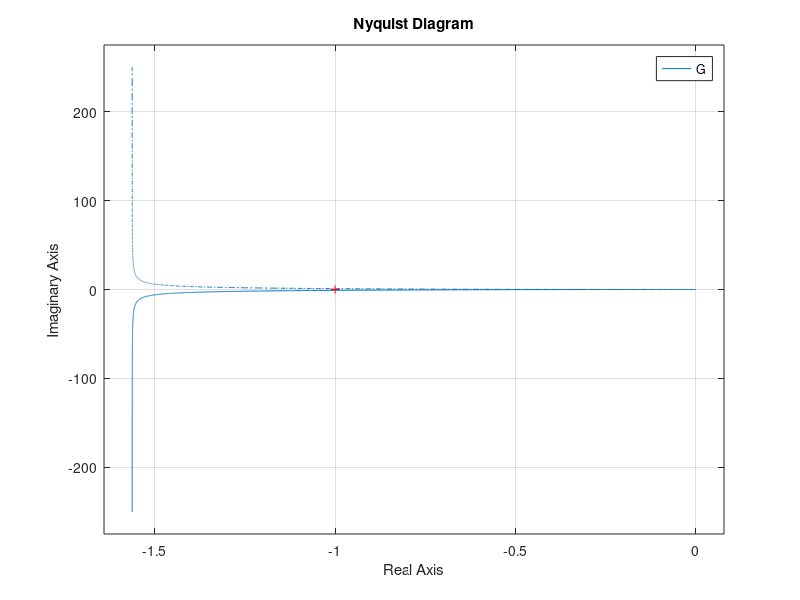

MATLAB code for this plot: (Note: this script raises an error after producing the figure.)
s = tf("s");

G = 40 / (s*(s+2)*(s+8));

w = logspace(-2, 2, 2000);   
nyquist(G, w);
hold on; grid on;

K = 1;                    
a = linspace(0.1, 5, 200);  

beta = acos( sqrt( 1 - (K./a).^2 ) );
fprintf(beta);
N = (4*K ./ (pi*a)) .* exp(-1j*beta);

P = -1 ./ N;

plot(real(P), imag(P), 'r', 'LineWidth', 2);
legend("Nyquist of G(s)","-1/N(a)","Location","best");
title("Describing Function Locus with Hysteresis Relay");
